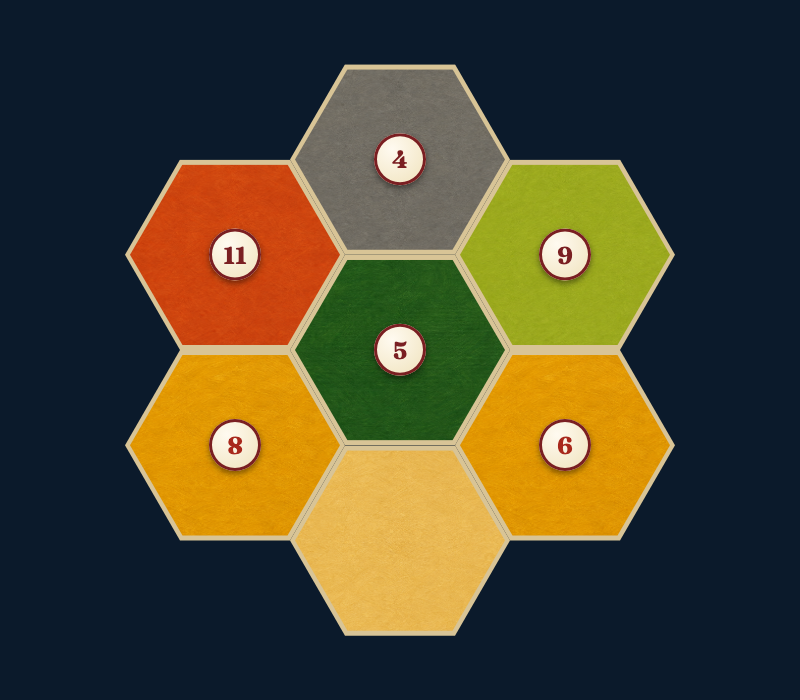
#> input picture design-references/tiles/_scripts/full-set-patch.png, 800 x 700 px
$ python thicken_piece_lines_smooth.py full-set-patch.png 1.0
#> lines starting #> are read from the running program, lines starting #| are printed output that depends on the picture; after the words box and inside, x2 and y2 are one past the last pixel; in counts of white or black regions, pixels touching at a corner belong together
#!/usr/bin/env python3
"""Uniformly thicken a painted piece's black linework WITHOUT destroying its
anti-aliasing.

Why this exists alongside thicken_piece_lines.py: that script hard-writes
`(0,0,0)` into every dilated pixel, so the widened line ends with a stair-step
edge. Measured on Rome's settlement, its anti-aliased edge pixels fell from
38.8% of the piece to 22.2% after one pass - which is exactly the "crunchy, not
clean" look Jake rejected. The heavier the radius, the worse it gets, so it is
the wrong tool for a big thickening.

Method: build a signed distance field from the ink mask, then set each pixel's
INK COVERAGE as a smooth ramp - fully black inside `radius`, fading to the
original colour across one pixel at the boundary - and alpha-composite black
over the artwork at that coverage. The line grows by exactly `radius` pixels
with a soft edge, so it still reads as drawn rather than as a stencil. Growth is
masked by the piece's own alpha, so the outer silhouette never moves.

Usage:
  python3 thicken_piece_lines_smooth.py <piece.png> <radius_px> [--threshold 70] [--feather 1.2]
"""
import argparse
from pathlib import Path

import numpy as np
from PIL import Image
from scipy.ndimage import binary_opening, distance_transform_edt, generate_binary_structure


def run(path: Path, radius: float, threshold: int, feather: float) -> None:
#> called with radius = 1, threshold = 70, feather = 1.2
    im = Image.open(path).convert("RGBA")
    arr = np.asarray(im).astype(np.float64)
    rgb, alpha = arr[:, :, :3], arr[:, :, 3]
#> alpha: shape (700, 800) float64; every value is 255
    opaque = alpha > 10
#> opaque: shape (700, 800) bool; every value is 1
    dark = (rgb.sum(axis=2) / 3 < threshold) & opaque
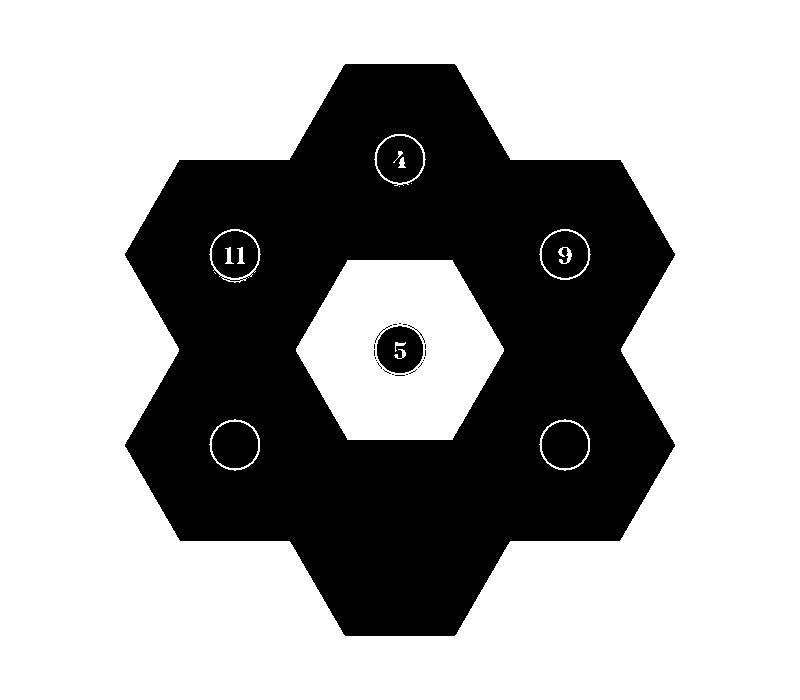
#> dark: shape (700, 800) bool; 65.7% white; 27 black regions (18 under 20 px), largest, box (x1, y1, x2, y2) and area: (125, 64, 675, 636) 181896, (212, 422, 258, 468) 1707, (542, 422, 588, 468) 1706
    if dark.any():
        dark = binary_opening(dark, structure=generate_binary_structure(2, 2))
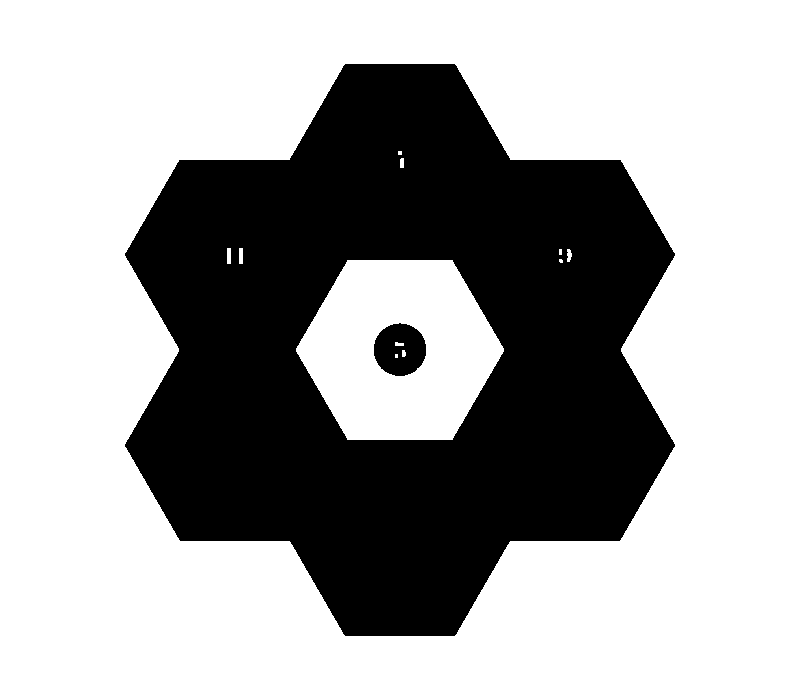
#> dark: shape (700, 800) bool; 65.4% white; 2 black regions, box (x1, y1, x2, y2) and area: (125, 64, 675, 636) 191869, (374, 323, 426, 376) 2092

    # Distance OUTWARD from the ink, in pixels.
    dist = distance_transform_edt(~dark)
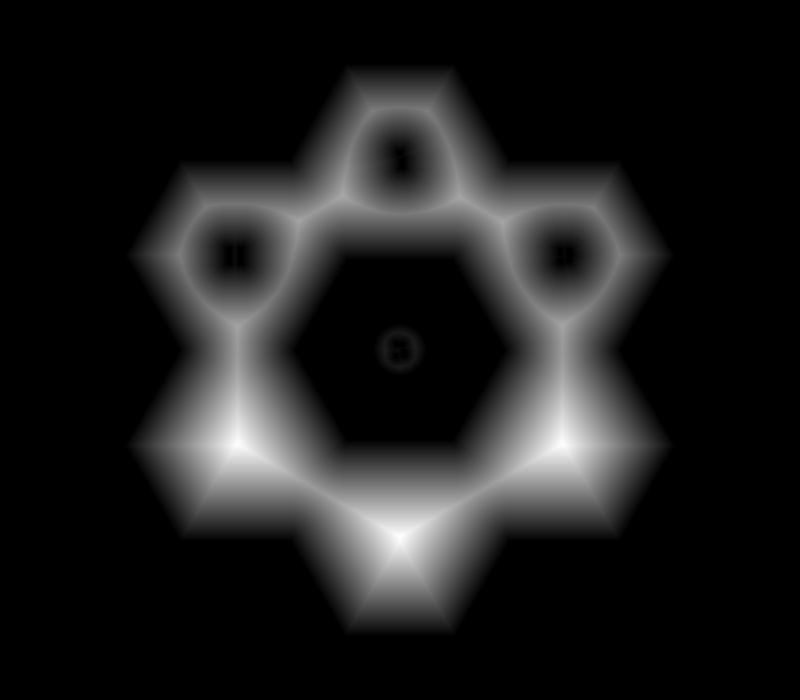
#> dist: shape (700, 800) float64; min 0, max 97, mean 11.4; drawn with min black and max white
    # Coverage 1 inside the grown line, ramping to 0 over `feather` pixels.
    coverage = np.clip((radius + feather - dist) / feather, 0.0, 1.0)
    coverage[dark] = 1.0
    coverage[~opaque] = 0.0

    out = arr.copy()
    out[:, :, :3] = rgb * (1.0 - coverage[..., None])   # composite black over
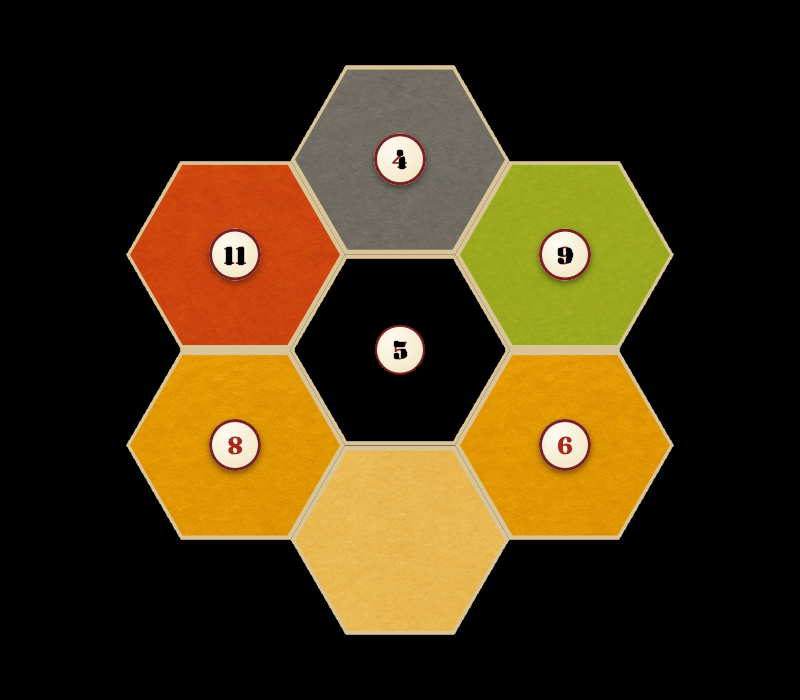
#> out: shape (700, 800, 4) float64; mean R, G, B, A 66.6, 50.1, 19.8, 255
    Image.fromarray(out.astype(np.uint8), "RGBA").save(path)

    lum = out[:, :, :3].sum(axis=2) / 3
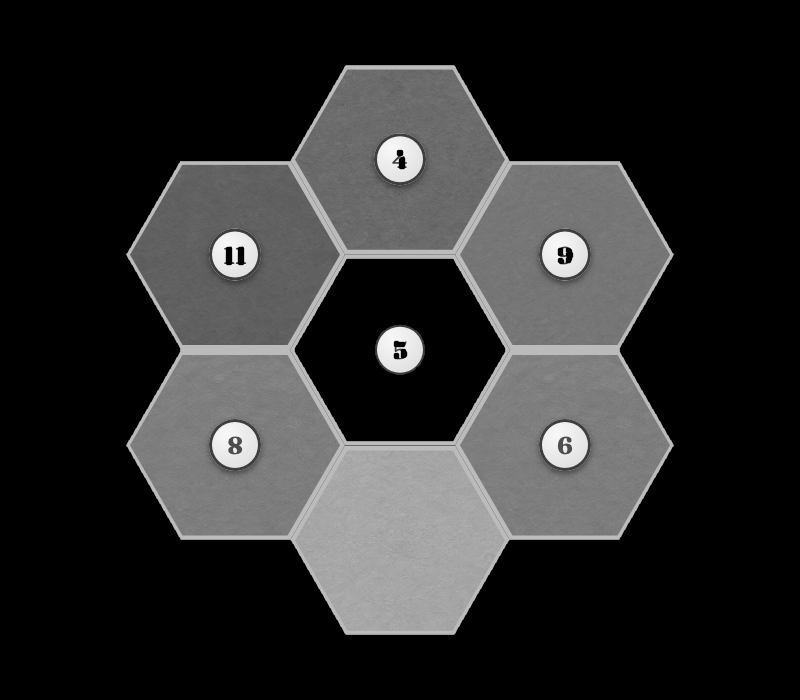
#> lum: shape (700, 800) float64; min 0, max 248.3, mean 45.5
    ink = (lum < threshold) & opaque
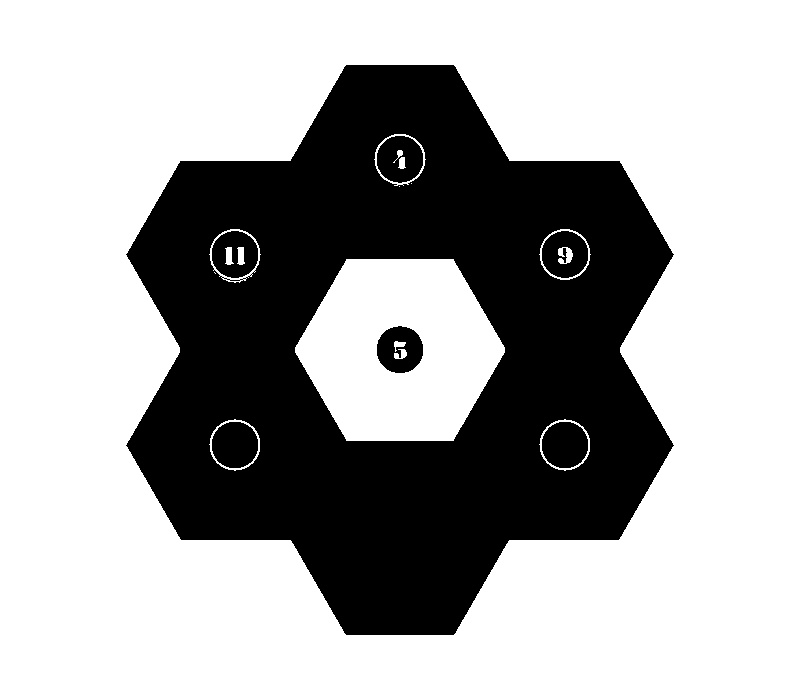
#> ink: shape (700, 800) bool; 66.4% white; 7 black regions, largest, box (x1, y1, x2, y2) and area: (126, 65, 674, 635) 178660, (212, 422, 258, 468) 1707, (542, 422, 588, 468) 1706
    mid = opaque & (lum >= threshold) & (lum <= 110)
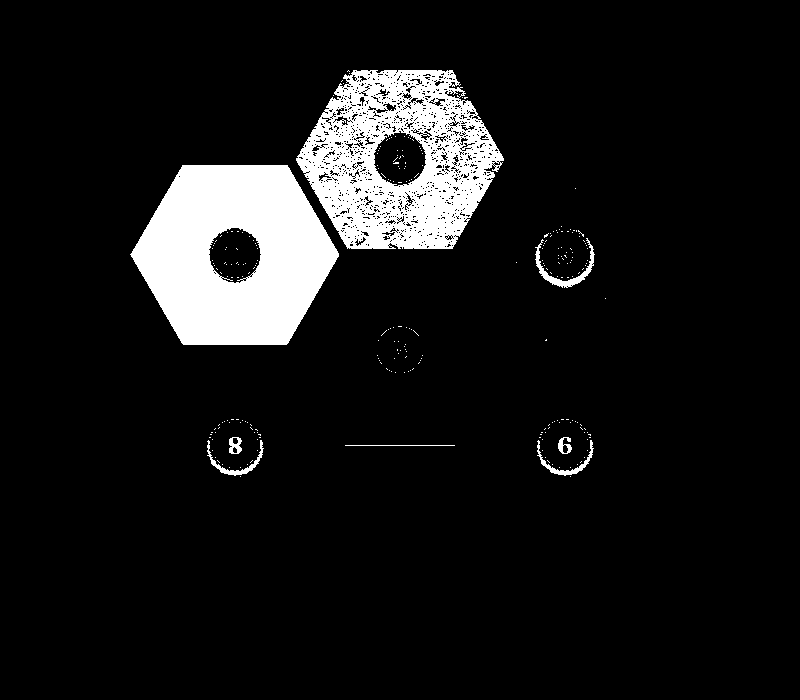
#> mid: shape (700, 800) bool; 9% white; 264 white regions (256 under 20 px), largest, box (x1, y1, x2, y2) and area: (130, 165, 339, 345) 26135, (296, 70, 504, 249) 22041, (535, 238, 595, 288) 562
    print(f"{path.name}: radius {radius}, ink {100*dark.sum()/opaque.sum():.1f}% -> "
          f"{100*ink.sum()/opaque.sum():.1f}% of piece, soft edge pixels {100*mid.sum()/opaque.sum():.1f}%")
#| full-set-patch.png: radius 1.0, ink 65.4% -> 66.4% of piece, soft edge pixels 9.0%


def main() -> None:
    ap = argparse.ArgumentParser()
    ap.add_argument("path", type=Path)
    ap.add_argument("radius", type=float)
    ap.add_argument("--threshold", type=int, default=70)
    ap.add_argument("--feather", type=float, default=1.2)
    run(*[(lambda a: (a.path, a.radius, a.threshold, a.feather))(ap.parse_args())][0])


if __name__ == "__main__":
    main()
